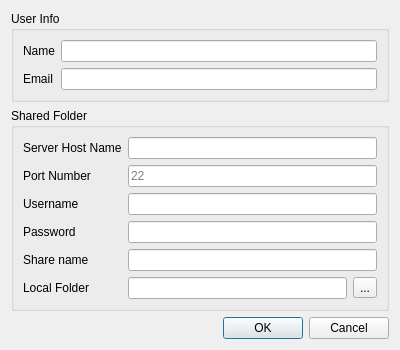
<?xml version="1.0" encoding="UTF-8"?>
<ui version="4.0">
 <class>initDialog</class>
 <widget class="QDialog" name="initDialog">
  <property name="geometry">
   <rect>
    <x>0</x>
    <y>0</y>
    <width>400</width>
    <height>326</height>
   </rect>
  </property>
  <property name="windowTitle">
   <string>Setup Shared Folder</string>
  </property>
  <layout class="QVBoxLayout" name="verticalLayout">
   <item>
    <widget class="QGroupBox" name="groupBox">
     <property name="title">
      <string>User Info</string>
     </property>
     <layout class="QFormLayout" name="formLayout">
      <item row="0" column="1">
       <widget class="QLineEdit" name="nameField"/>
      </item>
      <item row="0" column="0">
       <widget class="QLabel" name="label">
        <property name="text">
         <string>Name</string>
        </property>
       </widget>
      </item>
      <item row="1" column="0">
       <widget class="QLabel" name="label_2">
        <property name="text">
         <string>Email</string>
        </property>
       </widget>
      </item>
      <item row="1" column="1">
       <widget class="QLineEdit" name="emailField">
        <property name="inputMethodHints">
         <set>Qt::ImhEmailCharactersOnly</set>
        </property>
       </widget>
      </item>
     </layout>
    </widget>
   </item>
   <item>
    <widget class="QGroupBox" name="groupBox_2">
     <property name="title">
      <string>Shared Folder</string>
     </property>
     <layout class="QFormLayout" name="formLayout_2">
      <item row="0" column="0">
       <widget class="QLabel" name="label_3">
        <property name="text">
         <string>Server Host Name</string>
        </property>
       </widget>
      </item>
      <item row="0" column="1">
       <widget class="QLineEdit" name="hostField">
        <property name="inputMethodHints">
         <set>Qt::ImhPreferLowercase</set>
        </property>
       </widget>
      </item>
      <item row="1" column="0">
       <widget class="QLabel" name="label_4">
        <property name="text">
         <string>Port Number</string>
        </property>
       </widget>
      </item>
      <item row="1" column="1">
       <widget class="QLineEdit" name="portField">
        <property name="inputMethodHints">
         <set>Qt::ImhDigitsOnly</set>
        </property>
        <property name="text">
         <string/>
        </property>
        <property name="placeholderText">
         <string>22</string>
        </property>
       </widget>
      </item>
      <item row="2" column="0">
       <widget class="QLabel" name="label_5">
        <property name="text">
         <string>Username</string>
        </property>
       </widget>
      </item>
      <item row="2" column="1">
       <widget class="QLineEdit" name="usernameField">
        <property name="inputMethodHints">
         <set>Qt::ImhDialableCharactersOnly</set>
        </property>
       </widget>
      </item>
      <item row="3" column="0">
       <widget class="QLabel" name="label_6">
        <property name="text">
         <string>Password</string>
        </property>
       </widget>
      </item>
      <item row="3" column="1">
       <widget class="QLineEdit" name="passwordField">
        <property name="echoMode">
         <enum>QLineEdit::Password</enum>
        </property>
       </widget>
      </item>
      <item row="4" column="0">
       <widget class="QLabel" name="label_7">
        <property name="text">
         <string>Share name</string>
        </property>
       </widget>
      </item>
      <item row="4" column="1">
       <widget class="QLineEdit" name="sharenameField"/>
      </item>
      <item row="5" column="0">
       <widget class="QLabel" name="label_8">
        <property name="text">
         <string>Local Folder</string>
        </property>
       </widget>
      </item>
      <item row="5" column="1">
       <layout class="QHBoxLayout" name="horizontalLayout">
        <item>
         <widget class="QLineEdit" name="folderField">
          <property name="inputMethodHints">
           <set>Qt::ImhUrlCharactersOnly</set>
          </property>
          <property name="readOnly">
           <bool>true</bool>
          </property>
         </widget>
        </item>
        <item>
         <widget class="QToolButton" name="folderSelectButton">
          <property name="text">
           <string>...</string>
          </property>
         </widget>
        </item>
       </layout>
      </item>
     </layout>
    </widget>
   </item>
   <item>
    <widget class="QDialogButtonBox" name="buttonBox">
     <property name="orientation">
      <enum>Qt::Horizontal</enum>
     </property>
     <property name="standardButtons">
      <set>QDialogButtonBox::Cancel|QDialogButtonBox::Ok</set>
     </property>
    </widget>
   </item>
  </layout>
 </widget>
 <resources/>
 <connections>
  <connection>
   <sender>buttonBox</sender>
   <signal>accepted()</signal>
   <receiver>initDialog</receiver>
   <slot>accept()</slot>
   <hints>
    <hint type="sourcelabel">
     <x>248</x>
     <y>254</y>
    </hint>
    <hint type="destinationlabel">
     <x>157</x>
     <y>274</y>
    </hint>
   </hints>
  </connection>
  <connection>
   <sender>buttonBox</sender>
   <signal>rejected()</signal>
   <receiver>initDialog</receiver>
   <slot>reject()</slot>
   <hints>
    <hint type="sourcelabel">
     <x>316</x>
     <y>260</y>
    </hint>
    <hint type="destinationlabel">
     <x>286</x>
     <y>274</y>
    </hint>
   </hints>
  </connection>
 </connections>
</ui>
